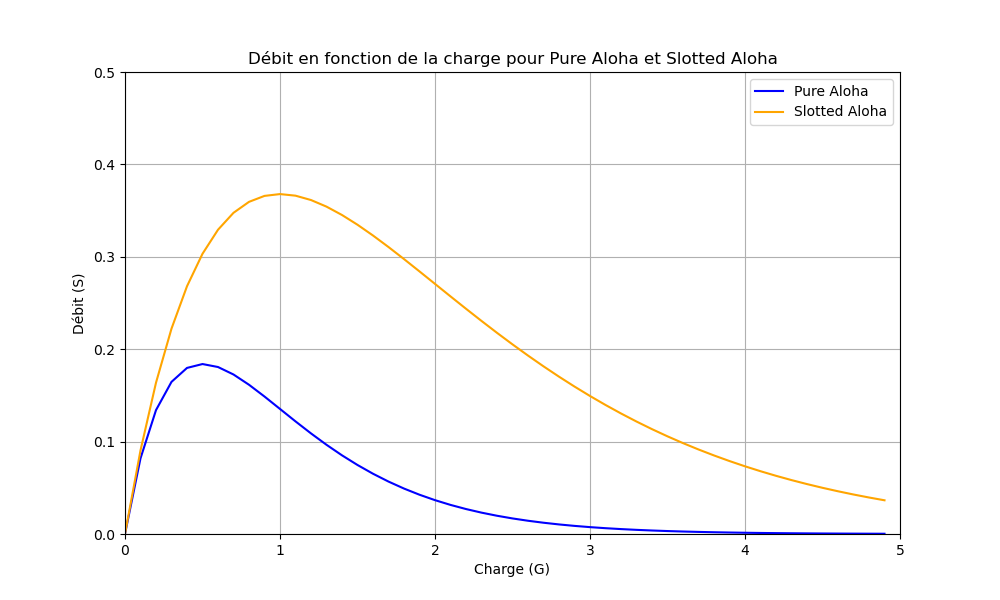

The script that drew this image:
# Tracé du débit en fonction de la charge pour Pure Aloha et Slotted Aloha

from matplotlib import pyplot as plt
import math


# Définition des fonctions de débit pour Pure Aloha et Slotted Aloha
def throughput_pure_aloha(G):
    return G * math.exp(-2 * G)


def throughput_slotted_aloha(G):
    return G * math.exp(-G)


# Génération des valeurs de charge (G) et de débit (S)
G_values = [i * 0.1 for i in range(0, 50)]  # Charge de 0 à 5
throughput_pure = [throughput_pure_aloha(G) for G in G_values]
throughput_slotted = [throughput_slotted_aloha(G) for G in G_values]

# Tracé des courbes
plt.figure(figsize=(10, 6))
plt.plot(G_values, throughput_pure, label="Pure Aloha", color="blue")
plt.plot(G_values, throughput_slotted, label="Slotted Aloha", color="orange")
plt.title("Débit en fonction de la charge pour Pure Aloha et Slotted Aloha")
plt.xlabel("Charge (G)")
plt.ylabel("Débit (S)")
plt.legend()
plt.grid()
plt.xlim(0, 5)
plt.ylim(0, 0.5)
plt.show()
